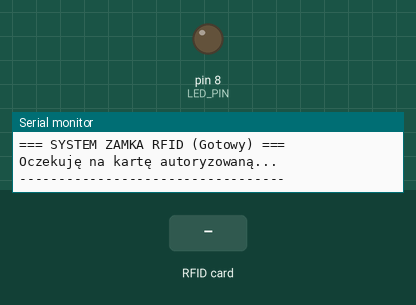
Recording of a sketch running on a simulated Arduino Uno, built for the host (arithmetic inside an expression is 32-bit, double 64-bit). Shown: output pins drawn as LEDs (lit = HIGH), the last lines printed to the serial monitor. Dashed ring = blinking. The test bench sets the inputs (shaded band).

Above: at 1.2 s.
1.3 s: RFID card AB 4E 13 00 held to the reader
At 2.5 s:
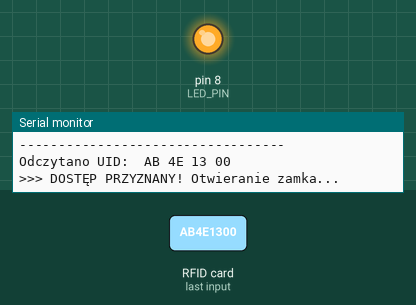
2.8 s: RFID card 5E 7A 19 C4 held to the reader
At 4.66 s:
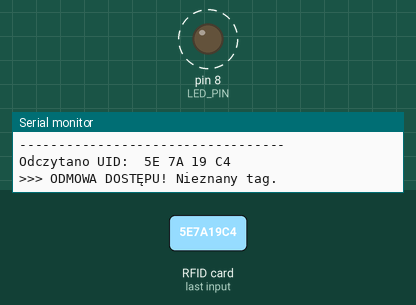
Timing chart, 0 to 6.3 s (numbered marks = the images above; inputs shaded):
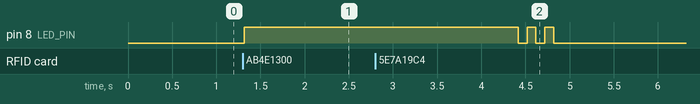

The sketch:

czytnik_rfid_pod_fliper.ino
```cpp
#include <SPI.h>
#include <MFRC522.h>

// --- NOWE PINY DLA ESP32-C3 ---
#define RST_PIN   9
#define SS_PIN    10
#define LED_PIN   8

// Definiujemy piny dla magistrali SPI
#define SCK_PIN   6
#define MISO_PIN  5
#define MOSI_PIN  7

MFRC522 mfrc522(SS_PIN, RST_PIN);

// Tutaj wpisujemy UID Twojej głównej karty
byte authorizedUID[4] = {0xAB, 0x4E, 0x13, 0x00};

void setup() {
  Serial.begin(115200);

  pinMode(LED_PIN, OUTPUT);
  digitalWrite(LED_PIN, LOW);

  // KRYTYCZNA ZMIANA: Inicjalizacja SPI z jawnym podaniem pinów dla ESP32-C3!
  SPI.begin(SCK_PIN, MISO_PIN, MOSI_PIN, SS_PIN);
  mfrc522.PCD_Init();

  // Wzmocnienie anteny na maxa
  mfrc522.PCD_SetAntennaGain(mfrc522.RxGain_max);
  mfrc522.PCD_AntennaOn();

  Serial.println("\n=== SYSTEM ZAMKA RFID (Gotowy) ===");
  Serial.println("Oczekuję na kartę autoryzowaną...");
  Serial.println("----------------------------------");
}

void loop() {
  // Sprawdź, czy przyłożono nową kartę
  if (!mfrc522.PICC_IsNewCardPresent()) {
    return;
  }

  // Próba odczytania numeru seryjnego karty (UID)
  if (!mfrc522.PICC_ReadCardSerial()) {
    return;
  }

  // Wypisz UID przyłożonej karty/Flippera na ekran
  Serial.print("Odczytano UID: ");
  for (byte i = 0; i < mfrc522.uid.size; i++) {
    Serial.print(mfrc522.uid.uidByte[i] < 0x10 ? " 0" : " ");
    Serial.print(mfrc522.uid.uidByte[i], HEX);
  }
  Serial.println();

  // --- LOGIKA SPRAWDZAJĄCA DOSTĘP ---
  bool accessGranted = true;

  // Sprawdzamy, czy długość UID to standardowe 4 bajty
  if (mfrc522.uid.size == 4) {
    for (byte i = 0; i < 4; i++) {
      // Jeśli chociaż jeden z 4 bajtów się nie zgadza, zablokuj dostęp
      if (mfrc522.uid.uidByte[i] != authorizedUID[i]) {
        accessGranted = false;
        break;
      }
    }
  } else {
    // Odmowa, jeśli karta ma inny format (np. 7-bajtowy UID)
    accessGranted = false;
  }

  // --- REAKCJA SYSTEMU ---
  if (accessGranted) {
    Serial.println(">>> DOSTĘP PRZYZNANY! Otwieranie zamka...");

    // Zaświeć diodę na zielono/jako znak otwarcia na 3 sekundy
    digitalWrite(LED_PIN, HIGH);
    delay(3000);
    digitalWrite(LED_PIN, LOW);

  } else {
    Serial.println(">>> ODMOWA DOSTĘPU! Nieznany tag.");

    // Zróbmy efekt "Odmowy" - szybkie 3 mignięcia diodą
    for(int i = 0; i < 3; i++) {
      digitalWrite(LED_PIN, HIGH);
      delay(100);
      digitalWrite(LED_PIN, LOW);
      delay(100);
    }
  }

  Serial.println("----------------------------------");

  // Usypia kartę do czasu jej ponownego zbliżenia
  mfrc522.PICC_HaltA();
}
```

Measured:
- after the input at 1.3 s, pin 8 (LED_PIN): LOW → HIGH at once
